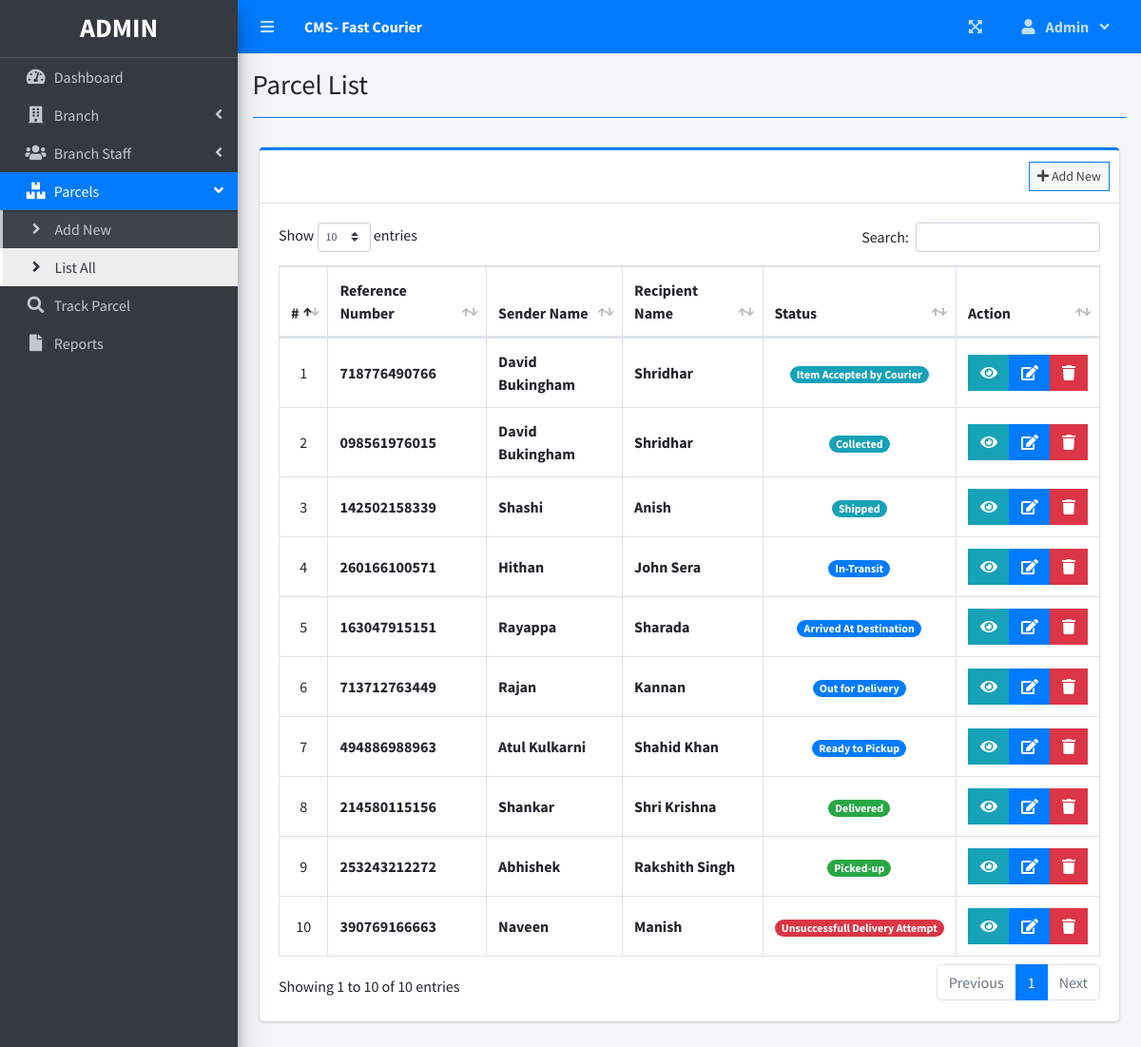
The page /index.php?page=parcel_list (signed in) on the database its author committed.
### tables this page shows
CREATE TABLE `parcels` (
  `id` int(30) NOT NULL,
  `reference_number` varchar(100) DEFAULT NULL,
  `sender_name` text NOT NULL,
  `sender_address` text NOT NULL,
  `sender_contact` text NOT NULL,
  `recipient_name` text NOT NULL,
  `recipient_address` text NOT NULL,
  `recipient_contact` text NOT NULL,
  `type` int(1) NOT NULL COMMENT '1 = Deliver, 2=Pickup',
  `from_branch_id` int(30) NOT NULL,
  `to_branch_id` int(30) NOT NULL,
  `weight` varchar(100) NOT NULL,
  `price` float NOT NULL,
  `status` int(2) NOT NULL DEFAULT 0,
  `date_created` datetime NOT NULL DEFAULT current_timestamp()
);

### parcel_list.php (the view, shortened to what this page needs)
<?php include'db_connect.php' ?>
<div class="col-lg-12">
	<div class="card card-outline card-primary">
		<div class="card-header">
			<div class="card-tools">
				<a class="btn btn-block btn-sm btn-default btn-flat border-primary " href="./index.php?page=new_parcel"><i class="fa fa-plus"></i> Add New</a>
			</div>
		</div>
		<div class="card-body">
			<table class="table tabe-hover table-bordered" id="list">
				<!-- <colgroup>
					<col width="5%">
					<col width="15%">
					<col width="25%">
					<col width="25%">
					<col width="15%">
				</colgroup> -->
				<thead>
					<tr>
						<th class="text-center">#</th>
						<th>Reference Number</th>
						<th>Sender Name</th>
						<th>Recipient Name</th>
						<th>Status</th>
						<th>Action</th>
					</tr>
				</thead>
				<tbody>
					<?php
					$i = 1;
					$where = "";
					$qry = $conn->query("SELECT * from parcels $where order by  unix_timestamp(date_created) desc ");
					while($row= $qry->fetch_assoc()):
					?>
					<tr>
						<td class="text-center"><?php echo $i++ ?></td>
						<td><b><?php echo ($row['reference_number']) ?></b></td>
						<td><b><?php echo ucwords($row['sender_name']) ?></b></td>
						<td><b><?php echo ucwords($row['recipient_name']) ?></b></td>
						<td class="text-center">
							<?php
							switch ($row['status']) {
								case '1':
									echo "<span class='badge badge-pill badge-info'> Collected</span>";
									break;
								case '2':
									echo "<span class='badge badge-pill badge-info'> Shipped</span>";
									break;
								case '3':
									echo "<span class='badge badge-pill badge-primary'> In-Transit</span>";
									break;
								case '4':
									echo "<span class='badge badge-pill badge-primary'> Arrived At Destination</span>";
									break;
								case '5':
									echo "<span class='badge badge-pill badge-primary'> Out for Delivery</span>";
									break;
								case '6':
									echo "<span class='badge badge-pill badge-primary'> Ready to Pickup</span>";
									break;
								case '7':
									echo "<span class='badge badge-pill badge-success'>Delivered</span>";
									break;
								case '8':
									echo "<span class='badge badge-pill badge-success'> Picked-up</span>";
									break;
								case '9':
									echo "<span class='badge badge-pill badge-danger'> Unsuccessfull Delivery Attempt</span>";
									break;
								default:
									echo "<span class='badge badge-pill badge-info'> Item Accepted by Courier</span>";
									break;
							}
							?>
						</td>
						<td class="text-center">
		                    <div class="btn-group">
		                    	<button type="button" class="btn btn-info btn-flat view_parcel" data-id="<?php echo $row['id'] ?>">
		                          <i class="fas fa-eye"></i>
		                        </button>
		                        <a href="index.php?page=edit_parcel&id=<?php echo $row['id'] ?>" class="btn btn-primary btn-flat ">
		                          <i class="fas fa-edit"></i>
		                        </a>
		                        <button type="button" class="btn btn-danger btn-flat delete_parcel" data-id="<?php echo $row['id'] ?>">
		                          <i class="fas fa-trash"></i>
		                        </button>
	                      </div>
						</td>
					</tr>
				<?php endwhile; ?>
				</tbody>
			</table>
		</div>
	</div>
</div>

### parcel_list.php (style rules this page uses)
table td { vertical-align: middle !important; }

### rows shown on the page
parcels: reference_number "718776490766", sender_name "David Bukingham", recipient_name "Shridhar", status "Item Accepted by Courier"
parcels: reference_number "098561976015", sender_name "David Bukingham", recipient_name "Shridhar", status "Collected"
parcels: reference_number "142502158339", sender_name "Shashi", recipient_name "Anish", status "Shipped"
parcels: reference_number "260166100571", sender_name "Hithan", recipient_name "John Sera", status "In-Transit"
parcels: reference_number "163047915151", sender_name "Rayappa", recipient_name "Sharada", status "Arrived At Destination"
parcels: reference_number "713712763449", sender_name "Rajan", recipient_name "Kannan", status "Out for Delivery"
parcels: reference_number "494886988963", sender_name "Atul Kulkarni", recipient_name "Shahid Khan", status "Ready to Pickup"
parcels: reference_number "214580115156", sender_name "Shankar", recipient_name "Shri Krishna", status "Delivered"
parcels: reference_number "253243212272", sender_name "Abhishek", recipient_name "Rakshith Singh", status "Picked-up"
parcels: reference_number "390769166663", sender_name "Naveen", recipient_name "Manish", status "Unsuccessfull Delivery Attempt"

### other values the page prints
$_SESSION['system']['name'] "CMS- Fast Courier"
$_SESSION['login_firstname'] "Admin"
$title "Parcel List"
